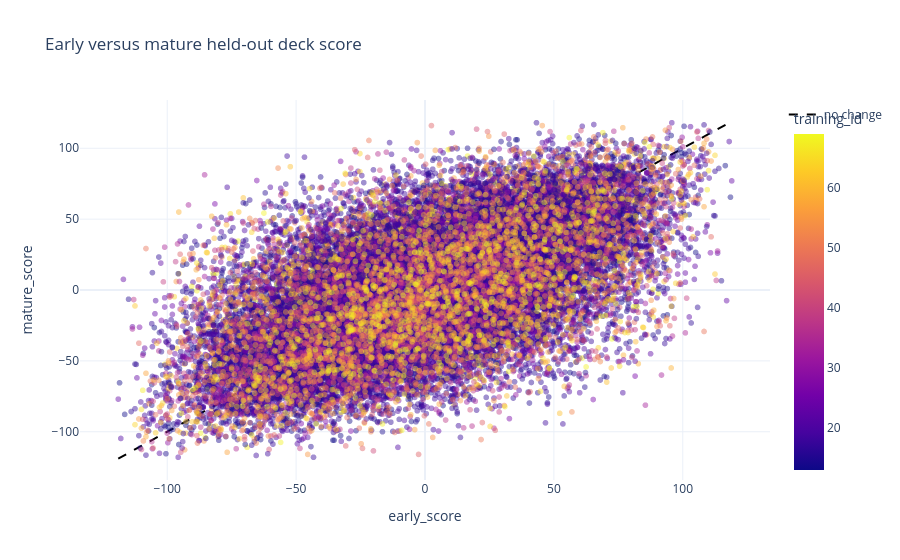

Notebook code for this chart:
### Markdown cell above
## 8. Held-out evaluation and player-experience sensitivity

### Code cell
holdout = pc_by_match[pc_by_match.phase.isin(['holdout_early', 'holdout'])].copy()
holdout_rows = []
for (run_id, phase), group in holdout.groupby(['training_id', 'phase']):
    games = group.sample_count.sum()
    p1_wins = group.p1_wins.sum()
    p2_wins = group.p2_wins.sum()
    draws = group.draws.sum()
    low, high = wilson_interval(p1_wins, games)
    holdout_rows.append({
        'training_id': run_id,
        'phase': phase,
        'matches': group.match_guid.nunique(),
        'games': games,
        'p1_win_rate': p1_wins / games,
        'p1_win_ci_low': low,
        'p1_win_ci_high': high,
        'p2_win_rate': p2_wins / games,
        'draw_rate': draws / games,
        'average_rounds': weighted_mean(group, 'average_rounds'),
    })
holdout_summary = pd.DataFrame(holdout_rows)
display(holdout_summary)

perspectives = pd.concat([
    holdout[['training_id', 'match_guid', 'phase', 'deck_1', 'average_g1_score']].rename(
        columns={'deck_1': 'deck_id', 'average_g1_score': 'deck_score'}
    ),
    holdout[['training_id', 'match_guid', 'phase', 'deck_2', 'average_g2_score']].rename(
        columns={'deck_2': 'deck_id', 'average_g2_score': 'deck_score'}
    ),
], ignore_index=True)
early = perspectives[perspectives.phase == 'holdout_early'].rename(columns={'deck_score': 'early_score'})
mature = perspectives[perspectives.phase == 'holdout'].rename(columns={'deck_score': 'mature_score'})
phase_comparison = early.merge(mature, on=['training_id', 'match_guid', 'deck_id'])
phase_stat_rows = []
for run_id, group in phase_comparison.groupby('training_id'):
    phase_stat_rows.append({
        'training_id': run_id,
        'deck_observations': len(group),
        'early_mature_correlation': safe_corr(group.early_score, group.mature_score),
        'mean_absolute_change': (group.early_score - group.mature_score).abs().mean(),
    })
phase_stats = pd.DataFrame(phase_stat_rows)
display(phase_stats)

fig = px.scatter(
    phase_comparison, x='early_score', y='mature_score', color='training_id',
    opacity=0.45, trendline=None,
    title='Early versus mature held-out deck score',
)
bounds = [phase_comparison[['early_score', 'mature_score']].min().min(), phase_comparison[['early_score', 'mature_score']].max().max()]
fig.add_trace(go.Scatter(x=bounds, y=bounds, mode='lines', name='no change', line={'dash': 'dash', 'color': 'black'}))
fig.show()

### Figure 1 — Plotly figure (JSON) as saved in the notebook; plotly's stock layout.template omitted (floating-point values rounded to 4 significant figures; data arrays with more than 128 entries replaced by an {"elided": "..."} marker saying what was removed)
{"data": [{"hovertemplate": "early_score=%{x}<br>mature_score=%{y}<br>training_id=%{marker.color}<extra></extra>", "legendgroup": "", "marker": {"color": {"elided": "32724 int values"}, "coloraxis": "coloraxis", "opacity": 0.45, "symbol": "circle"}, "mode": "markers", "name": "", "showlegend": false, "type": "scattergl", "x": {"elided": "32724 float values"}, "xaxis": "x", "y": {"elided": "32724 float values"}, "yaxis": "y"}, {"line": {"color": "black", "dash": "dash"}, "mode": "lines", "name": "no change", "type": "scatter", "x": [-119, 119], "y": [-119, 119]}], "layout": {"coloraxis": {"colorbar": {"title": {"text": "training_id"}}, "colorscale": [[0, "#0d0887"], [0.1111, "#46039f"], [0.2222, "#7201a8"], [0.3333, "#9c179e"], [0.4444, "#bd3786"], [0.5556, "#d8576b"], [0.6667, "#ed7953"], [0.7778, "#fb9f3a"], [0.8889, "#fdca26"], [1, "#f0f921"]]}, "legend": {"tracegroupgap": 0}, "title": {"text": "Early versus mature held-out deck score"}, "xaxis": {"anchor": "y", "domain": [0, 1], "title": {"text": "early_score"}}, "yaxis": {"anchor": "x", "domain": [0, 1], "title": {"text": "mature_score"}}}}
